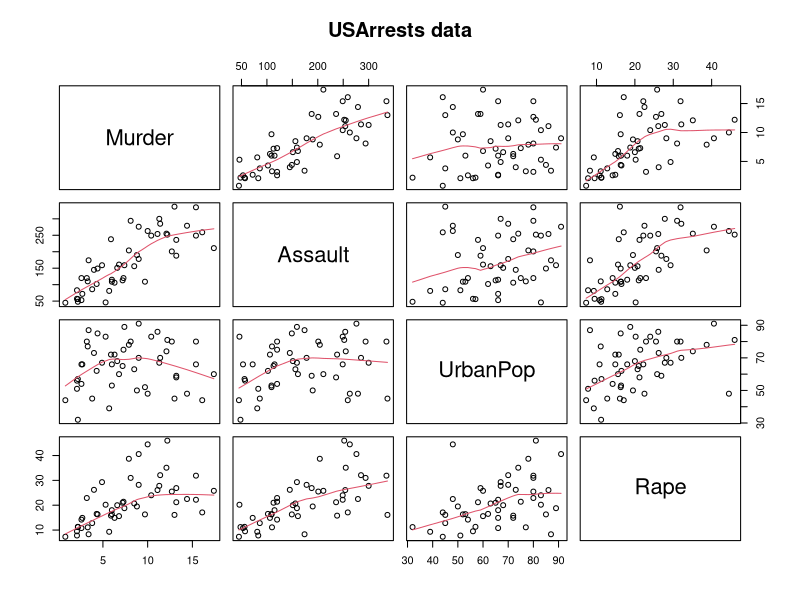
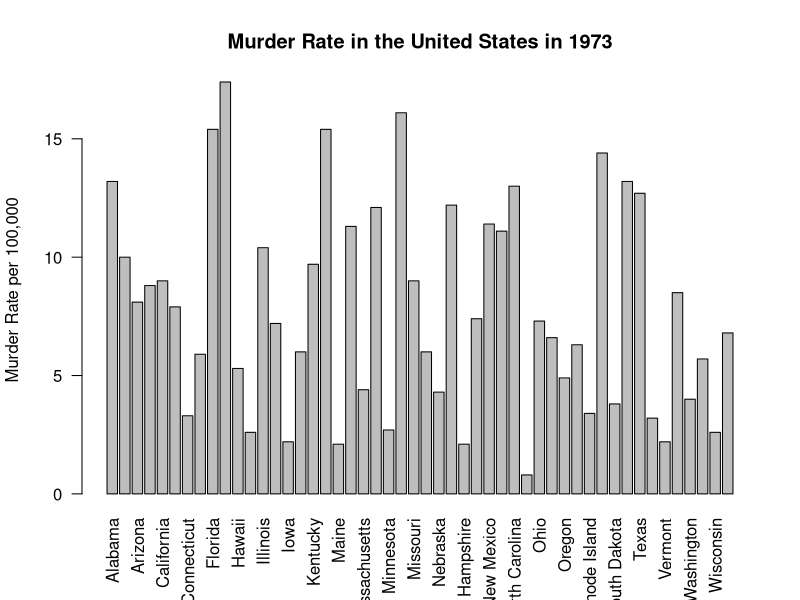
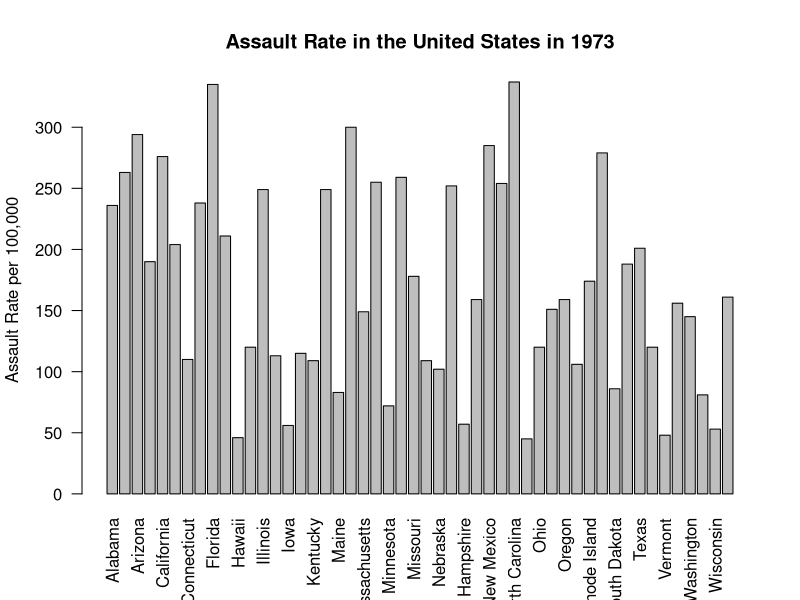
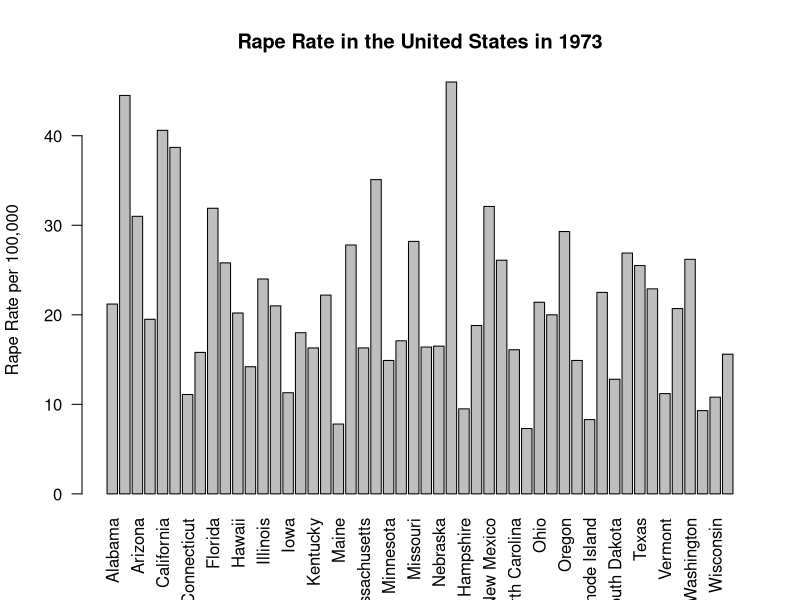
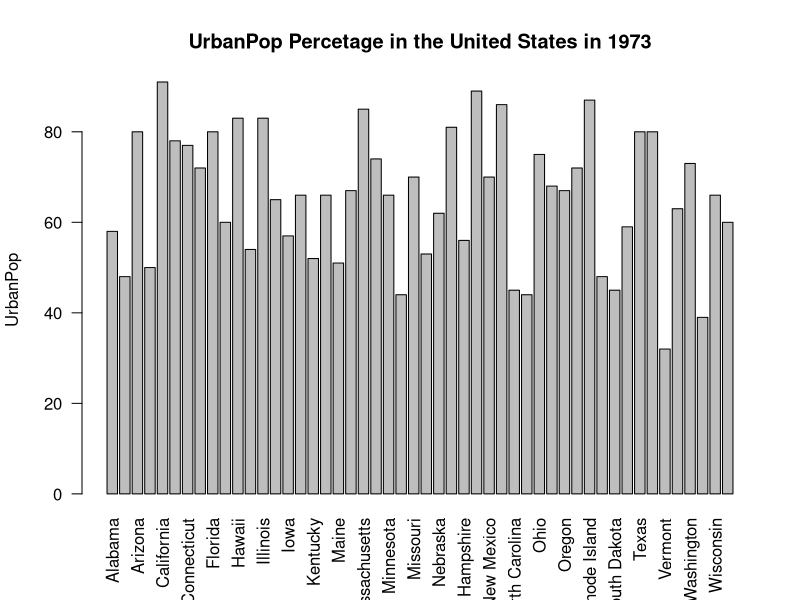
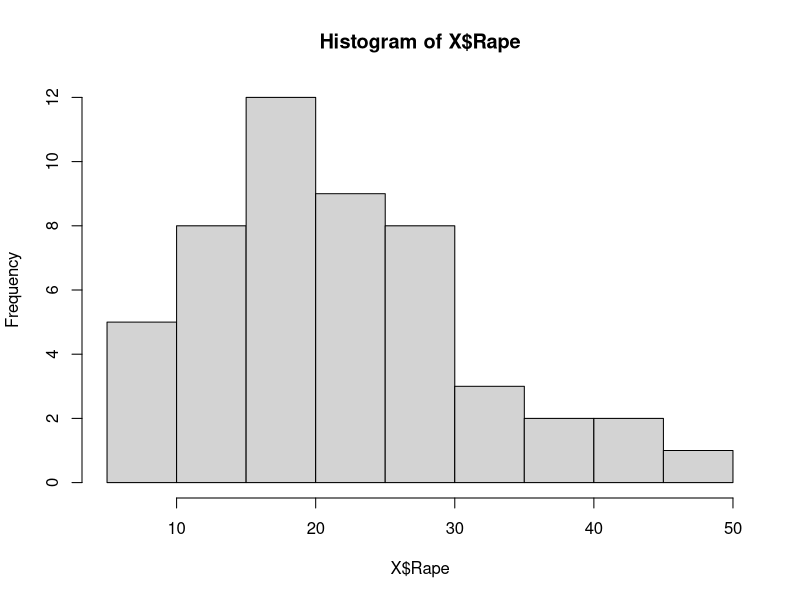
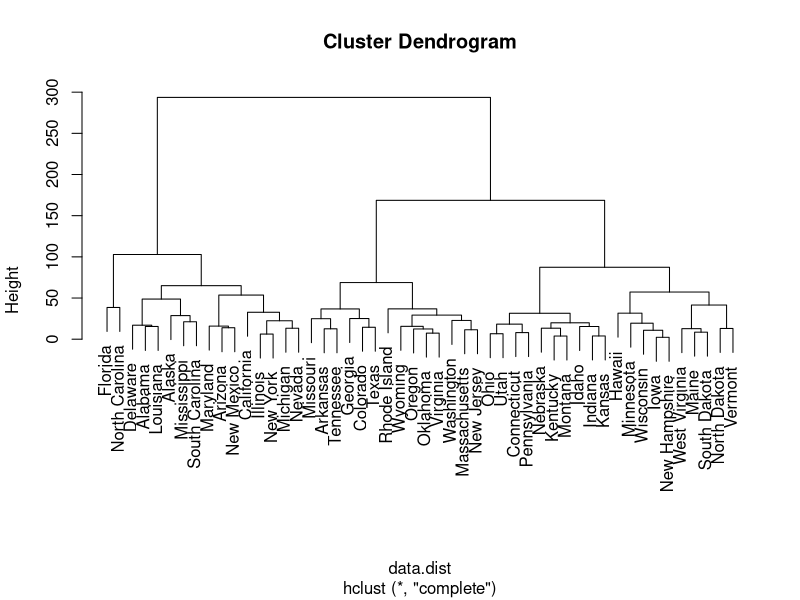
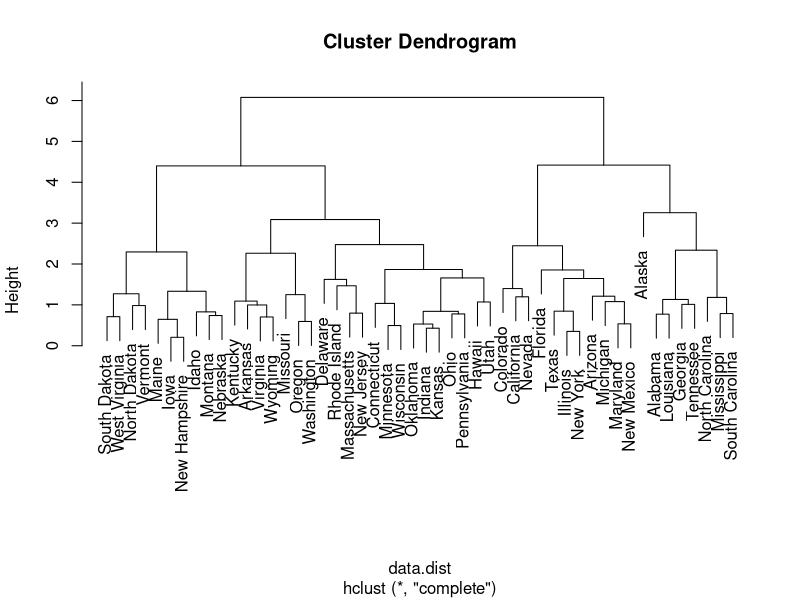

Generate these figures, in order, with R:
## ---- chunk 1
knitr::opts_chunk$set(echo = TRUE)
## ---- chunk 2
X = USArrests
## ---- chunk 3
summary(X)
## ---- chunk 4
dim(X)
## ---- chunk 5
X[1:6,]
## ---- chunk 6
names(X)
## ---- chunk 7
require(graphics)
pairs(X, panel = panel.smooth, main = "USArrests data")
## ---- chunk 8
state.names = row.names(X)
print(state.names)
## ---- chunk 9
barplot(X$Murder, names.arg = state.names, las = 2, ylab = "Murder Rate per 100,000", 
        main = "Murder Rate in the United States in 1973")
## ---- chunk 10
barplot(X$Assault, names.arg = state.names, las = 2, ylab = "Assault Rate per 100,000", 
        main = "Assault Rate in the United States in 1973")
## ---- chunk 11
barplot(X$Rape, names.arg = state.names, las = 2, ylab = "Rape Rate per 100,000", 
        main = "Rape Rate in the United States in 1973")
## ---- chunk 12
barplot(X$UrbanPop, names.arg = state.names, las = 2, ylab = "UrbanPop", 
        main = "UrbanPop Percetage in the United States in 1973")
## ---- chunk 13
hist(X$Rape)
## ---- chunk 14
data.dist=dist(X)
hc.out = hclust(data.dist, method="complete")
## ---- chunk 15
plot(hc.out)
## ---- chunk 16
hc.out.clusters = cutree(hc.out, 3)
## ---- chunk 17
print(table(hc.out.clusters))
table_inf = table(hc.out.clusters, state.names)
print(table_inf)
## ---- chunk 18
sd.X = scale(X)
data.dist=dist(sd.X)
hc.sd.out = hclust(data.dist, method="complete")
plot(hc.sd.out)
## ---- chunk 19
hc.sd.out.clusters = cutree(hc.sd.out, 3)
## ---- chunk 20
print(table(hc.sd.out.clusters))
table_inf_sd = table(hc.sd.out.clusters, state.names)
print(table_inf_sd)
## ---- chunk 21
table(hc.sd.out.clusters)
## ---- chunk 22
table(hc.out.clusters)
## ---- chunk 23
table(hc.out.clusters, hc.sd.out.clusters)
## ---- chunk 24
set.seed(2)
km.out=kmeans(X, 3 , nstart=20)
table(km.out$cluster)
## ---- chunk 25
plot(X, col=(km.out$cluster+1))
## ---- chunk 26
plot(X, col=(hc.out.clusters+1))
## ---- chunk 27
plot(X, col=(hc.sd.out.clusters+1))
## ---- chunk 28
print(summary(X))
